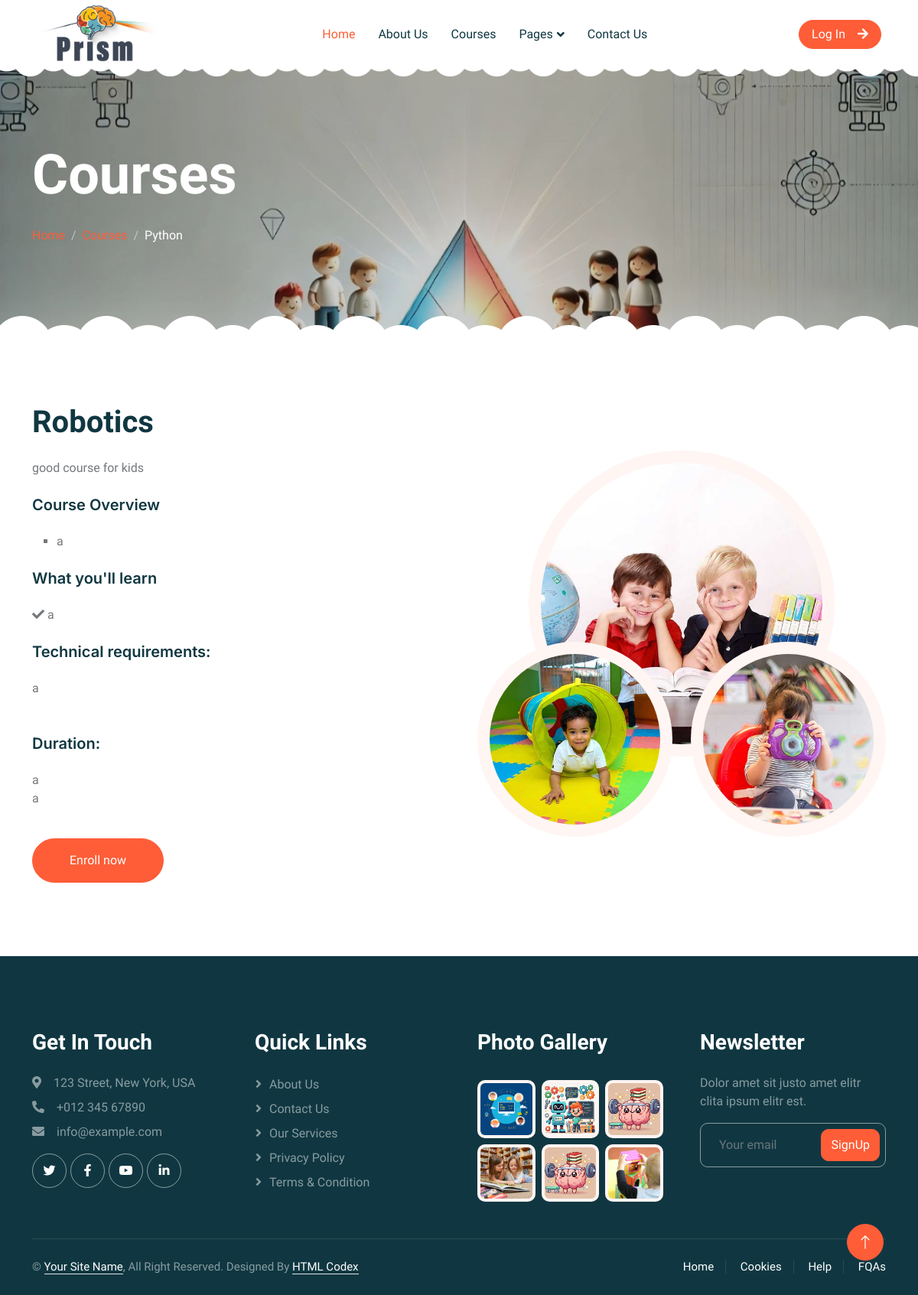
The app's page /students/courseDetails/1/ with its own data.
### common_App/models.py (models this page shows, shortened)
class Courses(models.Model):
  type = (
        ("Online Course","Online"),
        ("On-Site Course","Offline"),
    )
  age  = (
          ("5-7","5-7"),
          ("7-9","7-9"),
          ("9-11","9-11"),
          ("11+","11+"),
        )
  category = (
               ("Programming","Programming"),
               ("Robotics","Robotics"),
               ("Strong Mind","Strong Mind"),
             )
  is_active =( ("Active Now","Active Now"),
               ("Coming Soon","Coming Soon"),
        )
  name          = models.CharField(max_length=50,null=True)
  description   = models.TextField(max_length=400,null=True)
  course_overview   = models.TextField(max_length=400,null=True)
  what_you_will_learn = models.TextField(max_length=800,null=True)
  requirments   = models.TextField(max_length=200,null=True)
  course_duration   = models.TextField(max_length=200,null=True)
  session_duration  = models.TextField(max_length=  200,null=True)
  level         = models.IntegerField(max_length=5,null=True)
  price         = models.IntegerField(max_length=10,null=True)
  kitId         = models.OneToOneField(ToolKit,null=True,blank=True,on_delete=models.CASCADE)
  maxNmberofstudents        = models.IntegerField(max_length=20,null=True)
  CourseStatus = models.CharField(max_length=50,choices=type,null=True)
  age = models.CharField(max_length=50,choices=age,null=True)
  category = models.CharField(max_length=50,choices=category,null=True)
  image         = models.ImageField(null=True,blank=True)
  is_active     = models.CharField(max_length=50,choices=is_active,null=True)

### Students/views.py (the view)
# urls.py: path('courseDetails/<str:course_id>/', views.courseDetails,name='courseDetails'),
def courseDetails(request,course_id):
    course_details=Courses.objects.get(id=course_id)
    context={'course':course_details}
    return render (request,'StudentsApp/CourseDetails.html',context)

### Templates/StudentsApp/CourseDetails.html
{% extends 'Main.html' %}
{% load static %}
{% block content1 %}
        <div class="container-xxl py-5 page-header position-relative mb-5">
            <div class="container py-5">
                <h1 class="display-2 text-white animated slideInDown mb-4"> Courses</h1>
                <nav aria-label="breadcrumb animated slideInDown">
                    <ol class="breadcrumb">
                        <li class="breadcrumb-item"><a href="#">Home</a></li>
                        <li class="breadcrumb-item"><a href="#">Courses</a></li>
                        <li class="breadcrumb-item text-white active" aria-current="page">Python</li>
                    </ol>
                </nav>
            </div>
        </div>
        <div class="container-xxl py-5">
            <div class="container">
                <div class="row g-5 align-items-center">
                    <div class="col-lg-6 wow fadeInUp" data-wow-delay="0.1s">
                        <h1 class="mb-4">  {{course.name}}</h1>
                        <p>
                            {{course.description}}
                            <p class="mb-4">
                                <h5 class="mb-4">Course Overview</h5>
                                <ul style="list-style-type: square;">
                                    {% for line in course.course_overview.splitlines %}
                                <li>  {{line}} <br></li>
                                {% endfor%}
                                  </ul>
                            </p>
                            <p class="mb-4">
                                <h5 class="mb-4">What you'll learn</h5>
                                {% for line in course.what_you_will_learn.splitlines %}
                                <i class="fa fa-check"></i>  {{line}} <br>
                                {% endfor%}
                            </p>
                            <p class="mb-4">
                                <h5 class="mb-4">Technical requirements:</h5>
                                {% for line1 in course.requirments.splitlines %}
                                  {{line1}} <br>
                                {% endfor%}
                                <br>
                            </p>
                            <p class="mb-4">
                                <h5 class="mb-4">Duration:</h5>
                                  {{course.course_duration}} <br>
                                  {{course.session_duration}} <br>
                                <br>
                            </p>
                        </p>
                        <div class="row g-4 align-items-center">
                            <div class="col-sm-6">
                                <a class="btn btn-primary rounded-pill py-3 px-5" href="{% url 'application' course.id %}">Enroll now</a>
                            </div>
                        </div>
                    </div>
                    <div class="col-lg-6 about-img wow fadeInUp" data-wow-delay="0.5s">
                        <div class="row">
                            <div class="col-12 text-center">
                                <img class="img-fluid w-75 rounded-circle bg-light p-3" src="{% static 'img/about-1.jpg' %}" alt="">
                            </div>
                            <div class="col-6 text-start" style="margin-top: -150px;">
                                <img class="img-fluid w-100 rounded-circle bg-light p-3" src="{% static 'img/about-2.jpg' %}" alt="">
                            </div>
                            <div class="col-6 text-end" style="margin-top: -150px;">
                                <img class="img-fluid w-100 rounded-circle bg-light p-3" src="{% static 'img/about-3.jpg' %}" alt="">
                            </div>
                        </div>
                    </div>
                </div>
            </div>
        </div>
 {% endblock content1 %}

### static/css/style.css (style rules this page uses)
:root { --primary: #FE5D37; --light: #FFF5F3; --dark: #103741; }
.btn { font-weight: 500; transition: .5s; }
.btn.btn-primary { color: #FFFFFF; }
h1, h2, h3, h4, .h1, .h2, .h3, .h4, .display-1, .display-2, .display-3, .display-4, .display-5, .display-6 { font-family: 'Lobster Two', cursive; font-weight: 700; }
h5, h6, .h5, .h6 { font-weight: 600; }
.header-carousel::before, .header-carousel::after, .page-header::before, .page-header::after { position: absolute; content: ""; width: 100%; height: 10px; top: 0; left: 0; background: url(../img/bg-header-top.png) center center repeat-x; z-index: 1; }
.header-carousel::after, .page-header::after { height: 19px; top: auto; bottom: 0; background: url(../img/bg-header-bottom.png) center center repeat-x; }
.page-header { background: linear-gradient(rgba(0, 0, 0, .2), rgba(0, 0, 0, .2)), url(../img/carousel-1.jpg) center center no-repeat; background-size: cover; }
.breadcrumb-item + .breadcrumb-item::before { color: rgba(255, 255, 255, .5); }
.about-img img { transition: .5s; }

### records on screen
Courses: name "Robotics", description "good course for kids", course_duration "a", session_duration "a"

### other values on screen
{{ line }} "a"
{{ line1 }} "a"
